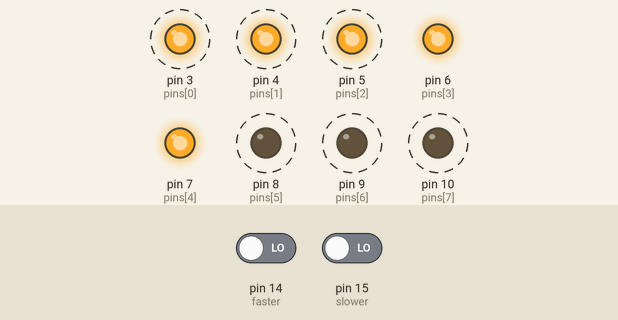
Bench run of a sketch on a simulated Arduino Uno, built with avr-gcc and run on an emulated ATmega328P. Shown: output pins drawn as LEDs (lit = HIGH). Dashed ring = blinking. The test bench sets the inputs (shaded band); at power-on: pin 14 (faster) LOW, pin 15 (slower) LOW.

Above: at 2.9 s.
4.9 s: pin 14 (faster) driven HIGH
At 6.2 s:
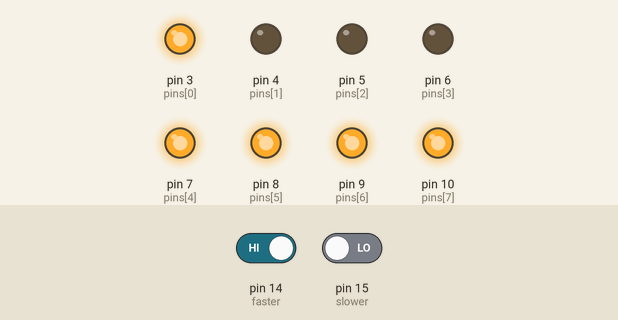
At 6.6 s:
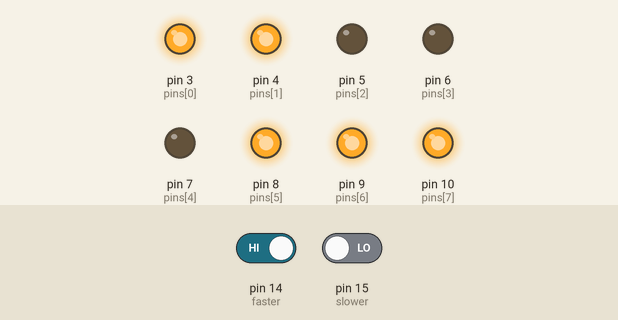
8.4 s: pin 14 (faster) driven LOW
At 8.6 s:
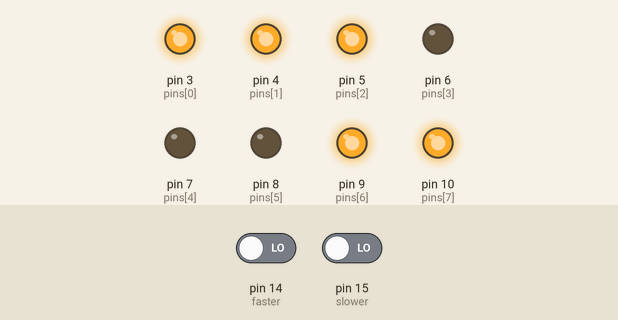
Timing chart, 0 to 17.9 s (numbered marks = the images above; inputs shaded):
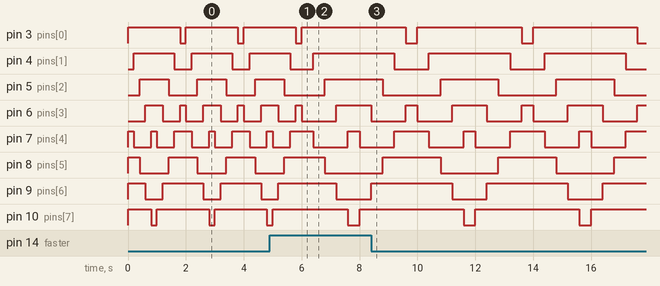

The sketch:

had3led.ino
```cpp
/*
Vytvorte elektronického hada pomocí 8 LED, který bude pracovat následovne:
3 LED budou prebíhat z vrchu dolu a pak ze zdola nahoru
(na konci nebo pri odrazu nebude deformace porád to budou 3 LED).
Dej se bude opakovat. Cas bude mo né nastavovat pomocí 2 prepínacu,
a to v následujících intervalech. (200, 400, 600, 800) ms.
*/

int pins[] = {3, 4, 5, 6, 7, 8, 9, 10};

unsigned static int pins_l = 8;
unsigned static int snake_l = 3;

int time_delay[] = {200, 400, 600, 800};
unsigned int gear = 0;

static int faster = 14;
static int slower = 15;
unsigned int pos = 0;

unsigned long t0 = 0;
unsigned long t1 = 0;

int up;
int down;

void setup()
{
	pinMode(faster, INPUT);
	pinMode(slower, INPUT);
	for (int i = 0; i < pins_l; i++)
	{
		pinMode(pins[i], OUTPUT);
		digitalWrite(pins[i], HIGH);
	}
	digitalWrite(pins[0], LOW);
	digitalWrite(pins[1], LOW);
	digitalWrite(pins[2], LOW);
}

void loop()
{
	t0 = millis();
	up = digitalRead(faster);
	if (up)
	{
		if (gear < 3) gear++;
	}

	down = digitalRead(slower);
	if (down)
	{
		if (gear > 0) gear--;
	}

	while (pos < pins_l - snake_l)
	{
		digitalWrite(pins[pos], HIGH);
		digitalWrite(pins[pos+3], LOW);

		pos++;
		delay(time_delay[gear]);
	}
	while (pos > 0)
	{

		pos--;
		digitalWrite(pins[pos], LOW);
		digitalWrite(pins[pos+3], HIGH);
		delay(time_delay[gear]);

	}

}
```

Measured:
- after the input at 4.9 s, pin 3 (pins[0]): goes on until 6.0 s, then stays HIGH
- by itself, pin 3 (pins[0]): alternates HIGH for 1.8 s and LOW for 0.20 s
- by itself, pin 4 (pins[1]), pin 9 (pins[6]): alternates HIGH for 2.8 s and LOW for 1.2 s
- by itself, pin 5 (pins[2]), pin 8 (pins[5]): alternates HIGH for 2.0 s and LOW for 2.0 s
- by itself, pin 6 (pins[3]): repeats every 4.0 s: HIGH 0.40 s, LOW 1.2 s, HIGH 1.2 s, LOW 1.2 s
- by itself, pin 10 (pins[7]): alternates HIGH for 3.6 s and LOW for 0.40 s
